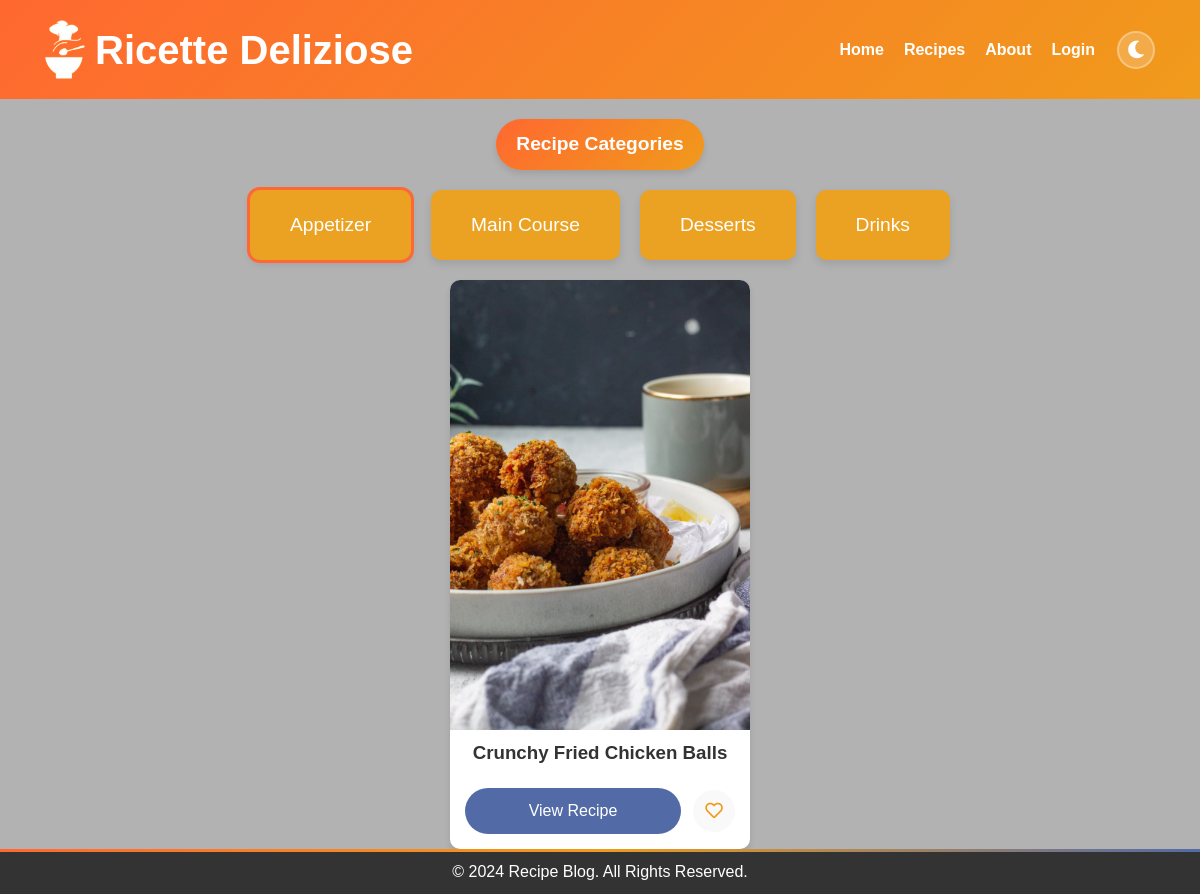
Page /recipe/Appetizer on the earlier database version.
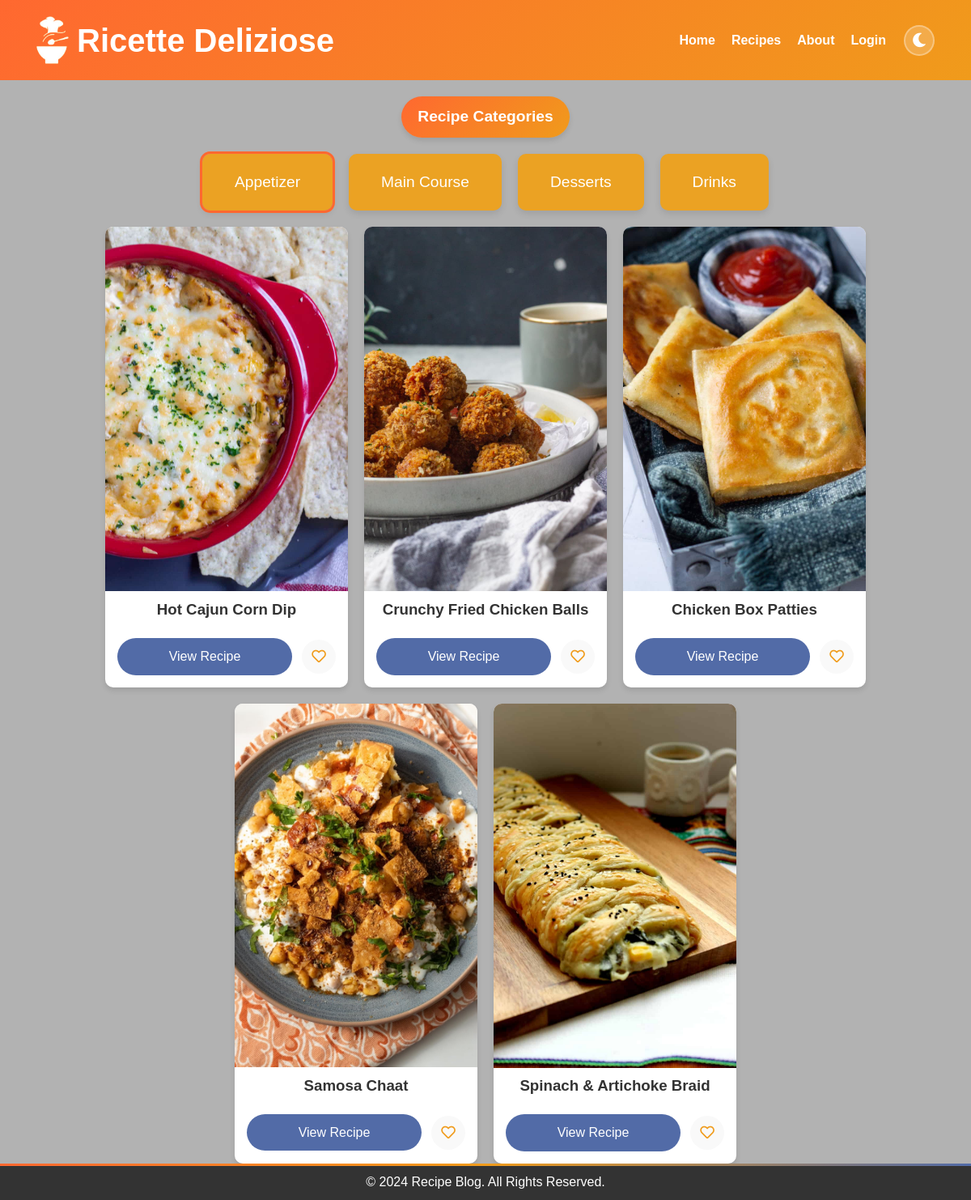
Same page on the later database version.
### model.py (models this page shows, shortened)
class Recipe(db.Model):
    id = db.Column(db.Integer, primary_key=True)
    title = db.Column(db.String(100), nullable=False)
    description = db.Column(db.Text, nullable=False)
    instructions = db.Column(db.Text, nullable=False)
    image = db.Column(db.String(100), nullable=True)
    created_at = db.Column(db.DateTime, default=datetime.utcnow)
    category_id = db.Column(db.Integer, db.ForeignKey('category.id'), nullable=False)
    ingredients = db.relationship('Ingredient', secondary=recipe_ingredient, backref='recipes')
    category = db.relationship('Category', backref=db.backref('recipes', lazy=True))

### app.py (the view)
@app.route('/recipe', defaults={'category': None})
@app.route('/recipe/<string:category>')
def recipe(category):
    liked_recipe_id = []
    if 'user_id' in session:
        user = user_repository.get_user_by_id(session['user_id'])
        if user:
            liked_recipe_id = [recipe.id for recipe in user.liked_recipes]
        else:
            session.pop('user_id', None)
    if category:
        recipes = Recipe.query.join(Category).filter(Category.name == category).all()
    else:
        recipes = Recipe.query.all()  # Get all recipes without adding any specific text
    return render_template('recipe.html', recipes=recipes, category=category, liked_recipe_id=liked_recipe_id)

### templates/recipe.html (shortened to what this page needs)
<!DOCTYPE html>
<html lang="en">
<head>
    <link href="https://cdnjs.cloudflare.com/ajax/libs/font-awesome/5.15.4/css/all.min.css" rel="stylesheet">
    <link rel="stylesheet" href="{{ url_for('static', filename='css/theme.css') }}">
    <link rel="stylesheet" href="{{ url_for('static', filename='css/recipe.css') }}">
</head>
<body>
    <header>
        <div class="container">
            <div class="logo-title">
                <img src="{{ url_for('static', filename='images/logo.png') }}" alt="Logo" class="logo" width="40"
                    height="59">
                <h1>Ricette Deliziose</h1>
            </div>
            <nav>
                <a href="{{ url_for('home') }}">Home</a>
                <a href="{{ url_for('recipe') }}">Recipes</a>
                <a href="{{ url_for('about') }}">About</a>
                {% if 'user_id' in session %}
                {% if session['is_admin'] %}
                <a href="{{ url_for('admin_dashboard') }}">Dashboard</a>
                <a href="{{ url_for('logout') }}">Logout</a>
                {% else %}
                <a href="{{ url_for('contact') }}">Contact</a>
                <a href="{{ url_for('profile') }}">Profile</a>
                <a href="{{ url_for('logout') }}">Logout</a>
                {% endif %}
                {% else %}
                <a href="{{ url_for('login') }}">Login</a>
                {% endif %}
                <button class="theme-toggle" id="theme-toggle-btn" aria-label="Toggle Theme">
                    <i class="fas fa-moon"></i>
                </button>
            </nav>
        </div>
    </header>
    <main>
        <h2>Recipe Categories</h2>
        <div class="categories">
            <a href="{{ url_for('recipe', category='Appetizer') }}"
                class="{% if category == 'Appetizer' %}active{% endif %}">
                Appetizer
            </a>
            <a href="{{ url_for('recipe', category='Main Course') }}"
                class="{% if category == 'Main Course' %}active{% endif %}">
                Main Course
            </a>
            <a href="{{ url_for('recipe', category='Dessert') }}"
                class="{% if category == 'Dessert' %}active{% endif %}">
                Desserts
            </a>
            <a href="{{ url_for('recipe', category='Drinks') }}" class="{% if category == 'Drinks' %}active{% endif %}">
                Drinks
            </a>
        </div>
        {% if recipes %}
        <div id="recipe-container" class="recipe-grid">
            {% for recipe in recipes %}
            <div class="recipe-item">
                <img src="{{ url_for('static', filename='images/' + recipe.image) }}" alt="{{ recipe.title }}">
                <h3>{{ recipe.title }}</h3>
                <div class="card-buttons">
                    <a href="{{ url_for('recipe_details', recipe_id=recipe.id) }}" class="btn-view">View Recipe</a>
                    {% if recipe.id in liked_recipe_id %}
                        <span class="btn-liked" id="like-btn-{{ recipe.id }}" title="Liked">
                            <i class="fas fa-heart"></i>
                        </span>
                        {% else %}
                        <a href="javascript:void(0);" class="btn-like" id="like-btn-{{ recipe.id }}"
                            onclick="likeRecipe('{{ recipe.id }}')" title="Like Recipe">
                            <i class="far fa-heart"></i>
                        </a>
                        {% endif %}
                </div>
            </div>
            {% endfor %}
        </div>
        {% else %}
        <p>No recipes available.</p>
        {% endif %}
    </main>
    <footer>
        <p>&copy; 2024 Recipe Blog. All Rights Reserved.</p>
    </footer>
</body>
</html>

Differences in the rows shown:
added Recipe: image (picture), title "Hot Cajun Corn Dip"
added Recipe: image (picture), title "Chicken Box Patties"
added Recipe: image (picture), title "Samosa Chaat"
added Recipe: image (picture), title "Spinach & Artichoke Braid"
